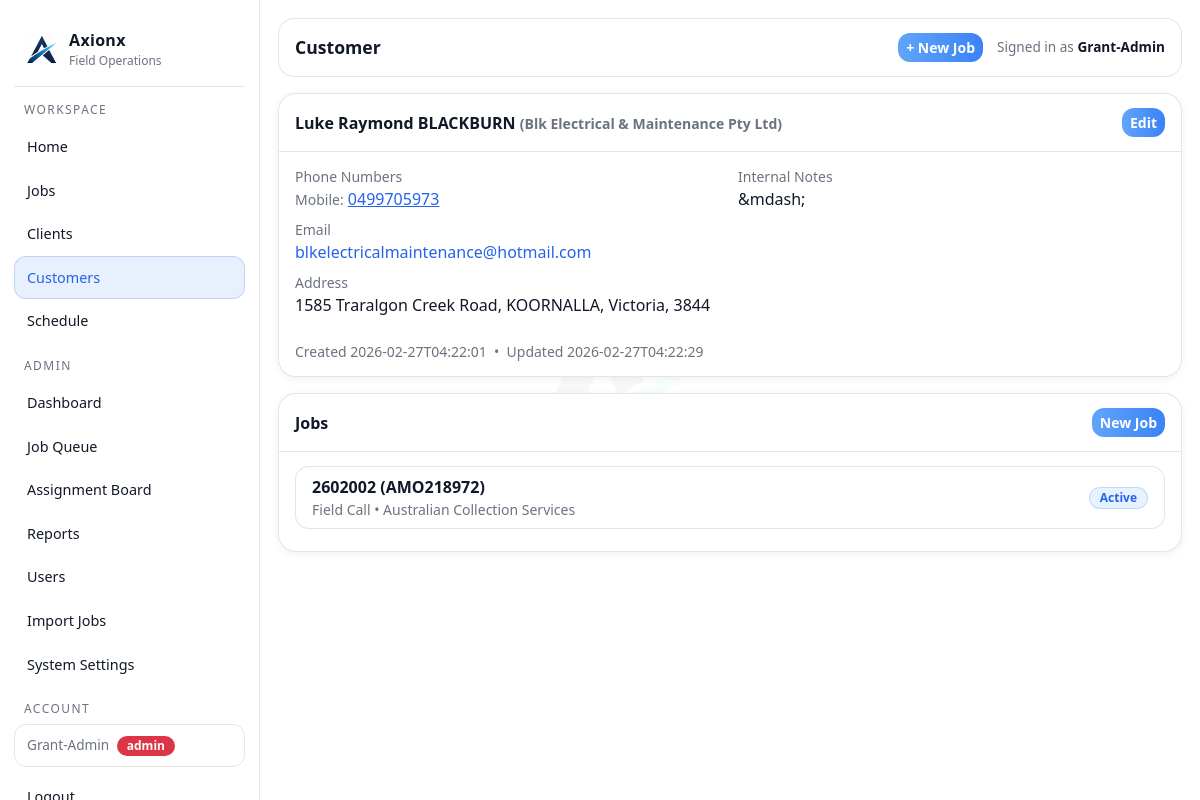
/customers/2 (signed in), run on the app's committed database.
### tables this page shows
CREATE TABLE customers (
        id INTEGER PRIMARY KEY AUTOINCREMENT,
        first_name TEXT NOT NULL,
        last_name TEXT NOT NULL,
        company TEXT,
        email TEXT,
        dob TEXT,
        address TEXT,
        notes TEXT,
        id_image_filename TEXT,
        id_image_path TEXT,
        created_at TEXT NOT NULL,
        updated_at TEXT NOT NULL DEFAULT ''
    , role TEXT);

CREATE TABLE contact_phone_numbers (
        id INTEGER PRIMARY KEY AUTOINCREMENT,
        entity_type TEXT NOT NULL,
        entity_id INTEGER NOT NULL,
        label TEXT NOT NULL,
        phone_number TEXT NOT NULL,
        created_at TEXT NOT NULL
    );

CREATE TABLE jobs (
        id INTEGER PRIMARY KEY AUTOINCREMENT,

        internal_job_number TEXT NOT NULL,
        client_reference TEXT,
        display_ref TEXT NOT NULL,

        client_id INTEGER,
        customer_id INTEGER,
        assigned_user_id INTEGER,

        job_type TEXT NOT NULL,
        visit_type TEXT NOT NULL,
        status TEXT NOT NULL,
        priority TEXT NOT NULL,

        job_address TEXT,
        description TEXT,

        created_at TEXT NOT NULL,
        updated_at TEXT NOT NULL, lender_name TEXT, account_number TEXT, regulation_type TEXT, arrears_cents INTEGER, costs_cents INTEGER, mmp_cents INTEGER, job_due_date TEXT, bill_to_client_id INTEGER, payment_frequency TEXT, client_job_number TEXT,

        FOREIGN KEY(client_id) REFERENCES clients(id),
        FOREIGN KEY(customer_id) REFERENCES customers(id),
        FOREIGN KEY(assigned_user_id) REFERENCES users(id)
    );

CREATE TABLE clients (
        id INTEGER PRIMARY KEY AUTOINCREMENT,
        name TEXT NOT NULL,
        phone TEXT,
        email TEXT,
        address TEXT,
        notes TEXT,
        created_at TEXT NOT NULL
    , updated_at TEXT NOT NULL DEFAULT '');

### app.py (the view)
@app.get("/customers/<int:customer_id>")
@login_required
def customer_detail(customer_id: int):
    conn = db()
    cur = conn.cursor()
    cur.execute("SELECT * FROM customers WHERE id = ?", (customer_id,))
    customer = cur.fetchone()
    if not customer:
        conn.close()
        return ("Not found", 404)
    cur.execute("""
        SELECT j.*, c.name client_name
        FROM jobs j
        LEFT JOIN clients c ON c.id = j.client_id
        WHERE j.customer_id = ?
        ORDER BY j.created_at DESC
    """, (customer_id,))
    jobs = cur.fetchall()
    cur.execute("""
        SELECT * FROM contact_phone_numbers
        WHERE entity_type = 'customer' AND entity_id = ?
        ORDER BY id
    """, (customer_id,))
    phones = cur.fetchall()
    cur.execute("""
        SELECT * FROM contact_emails
        WHERE entity_type = 'customer' AND entity_id = ?
        ORDER BY id
    """, (customer_id,))
    emails = cur.fetchall()
    conn.close()
    return render_template("customer_detail.html", customer=customer, jobs=jobs, phones=phones, emails=emails)

### app.py (called while the page is built)
@app.after_request
def add_security_headers(resp):
    resp.headers["X-Content-Type-Options"] = "nosniff"
    resp.headers["X-Frame-Options"] = "DENY"
    resp.headers["Referrer-Policy"] = "strict-origin-when-cross-origin"
    resp.headers["Content-Security-Policy"] = (
        "default-src 'self' https: data:; "
        "img-src 'self' https: data:; "
        "script-src 'self' 'unsafe-inline' https:; "
        "style-src 'self' 'unsafe-inline' https:;"
    )
    return resp

def db():
    conn = sqlite3.connect(DB_PATH)
    conn.row_factory = sqlite3.Row
    return conn

def add_column_if_missing(cur, table, col, coltype):
    cur.execute(f"PRAGMA table_info({table})")
    cols = [r["name"] for r in cur.fetchall()]
    if col not in cols:
        cur.execute(f"ALTER TABLE {table} ADD COLUMN {col} {coltype}")

@app.context_processor
def inject_globals():
    return {
        "GOOGLE_MAPS_API_KEY": os.environ.get("GOOGLE_MAPS_API_KEY", ""),
        "google_maps_api_key": os.getenv("GOOGLE_MAPS_API_KEY", "")
    }

@app.before_request
def _ensure_db():
    init_db()

def login_required(f):
    @wraps(f)
    def wrapper(*args, **kwargs):
        if not session.get("user_id"):
            return redirect(url_for("login"))
        return f(*args, **kwargs)
    return wrapper

### templates/customer_detail.html (shortened to what this page needs)
{% extends "layout.html" %}
{% block page_title %}Customer{% endblock %}
{% block content %}
<div class="ax-card mb-3">
  <div class="ax-card-h d-flex justify-content-between align-items-center">
    <div>
      {{ customer.first_name }} {{ customer.last_name }}
      {% if customer.company %}<span class="small" style="color:var(--muted)"> ({{ customer.company }})</span>{% endif %}
    </div>
    <div class="d-flex gap-2">
      {% if session.get('role') == 'admin' %}<a class="btn btn-primary btn-sm" href="/customers/{{ customer.id }}/edit">Edit</a>{% endif %}
    </div>
  </div>
  <div class="ax-card-b">
    <div class="row g-3">
      <div class="col-12 col-md-6">
        <div class="mb-2">
          <div class="small" style="color:var(--muted)">Phone Numbers</div>
          {% if phones %}
            {% for p in phones %}
              <div><span class="small" style="color:var(--muted)">{{ p.label }}:</span>
                <a href="tel:{{ p.phone_number }}" style="color:var(--accent)">{{ p.phone_number }}</a>
              </div>
            {% endfor %}
          {% else %}
            <div>&mdash;</div>
          {% endif %}
        </div>
        <div class="mb-2">
          <div class="small" style="color:var(--muted)">Email</div>
          {% if emails %}
            {% for e in emails %}
              <div>
                {% if e.label %}<span class="small" style="color:var(--muted)">{{ e.label }}:</span> {% endif %}
                <button type="button" data-axep onclick="axEmailPicker(this,'{{ e.email }}','','')" style="background:none;border:0;padding:0;color:var(--accent);cursor:pointer;font-size:inherit">{{ e.email }}</button>
              </div>
            {% endfor %}
          {% elif customer.email %}
            <div><button type="button" data-axep onclick="axEmailPicker(this,'{{ customer.email }}','','')" style="background:none;border:0;padding:0;color:var(--accent);cursor:pointer;font-size:inherit">{{ customer.email }}</button></div>
          {% else %}
            <div>&mdash;</div>
          {% endif %}
        </div>
        <div class="mb-2">
          <div class="small" style="color:var(--muted)">Address</div>
          <div>{{ customer.address or '&mdash;' }}</div>
        </div>
      </div>
      <div class="col-12 col-md-6">
        <div class="mb-2">
          <div class="small" style="color:var(--muted)">Internal Notes</div>
          <div style="white-space:pre-wrap">{{ customer.notes or '&mdash;' }}</div>
        </div>
      </div>
    </div>
    <div class="mt-3 small" style="color:var(--muted)">
      Created {{ customer.created_at }}
      {% if customer.updated_at and customer.updated_at != customer.created_at %}
        &nbsp;&bull;&nbsp; Updated {{ customer.updated_at }}
      {% endif %}
    </div>
  </div>
</div>
<div class="ax-card">
  <div class="ax-card-h d-flex justify-content-between align-items-center">
    <div>Jobs</div>
    {% if session.get('role') == 'admin' %}<a class="btn btn-primary btn-sm" href="/jobs/new">New Job</a>{% endif %}
  </div>
  <div class="ax-card-b">
    <div class="list-group list-group-flush">
      {% for j in jobs %}
        <a href="/jobs/{{ j.id }}" class="list-group-item list-group-item-action d-flex justify-content-between align-items-center">
          <div>
            <div class="fw-semibold">{{ j.display_ref }}</div>
            <div class="small" style="color:var(--muted)">{{ j.job_type }} &bull; {{ j.client_name or 'No client' }}</div>
          </div>
          <span class="badge" style="background:rgba(96,165,250,.15);color:var(--accent);border:1px solid rgba(96,165,250,.3)">{{ j.status }}</span>
        </a>
      {% else %}
        <div class="py-3 text-center" style="color:var(--muted)">No jobs linked to this customer.</div>
      {% endfor %}
    </div>
  </div>
</div>
{% endblock %}

### templates/layout.html (style rules this page uses)
:root { --bg: #ffffff; --panel: #ffffff; --panel2: #f3f4f6; --card: #f9fafb; --text: #111827; --muted: #6b7280; --line: rgba(0,0,0,.10); --accent: #2563eb; --accent2: #16a34a; --danger: #dc2626; }
body { background: #ffffff; color: var(--text); }
body::before { content: ''; position: fixed; inset: 0; background: url('/static/images/axionx-icon.png') center center / 260px auto no-repeat; opacity: .03; pointer-events: none; z-index: 0; }
.ax-card { background: #ffffff; border: 1px solid var(--line); border-radius: 18px; box-shadow: 0 2px 8px rgba(0,0,0,.06); overflow: visible; }
.ax-card .ax-card-h { padding: 14px 16px; border-bottom: 1px solid var(--line); font-weight: 650; }
.ax-card .ax-card-b { padding: 14px 16px; }
.btn { border-radius: 12px; font-weight: 600; }
.btn-primary { background: linear-gradient(90deg, #60a5fa, #3b82f6); border: 0; }
.badge { border-radius: 999px; padding: 4px 10px; font-weight: 600; font-size: .75rem; }
.list-group-item { background: #ffffff !important; border: 1px solid var(--line) !important; color: var(--text) !important; border-radius: 14px !important; margin-bottom: 8px; }

### data on the page
customers: first_name "Luke Raymond", last_name "BLACKBURN", company "Blk Electrical & Maintenance Pty Ltd", email "blkelectricalmaintenance@hotmail.com", address "1585 Traralgon Creek Road, KOORNALLA, Victoria, 3844", created_at "2026-02-27T04:22:01", updated_at "2026-02-27T04:22:29"
contact_phone_numbers: label "Mobile", phone_number "0499705973"
jobs: display_ref "2602002 (AMO218972)", job_type "Field Call", name "Australian Collection Services", status "Active"

### other printed values
{{ session.get('user_name') }} "Grant-Admin"
{{ session.get('role') }} "admin"
{{ customer.notes or '&mdash;' }} "&mdash;"
